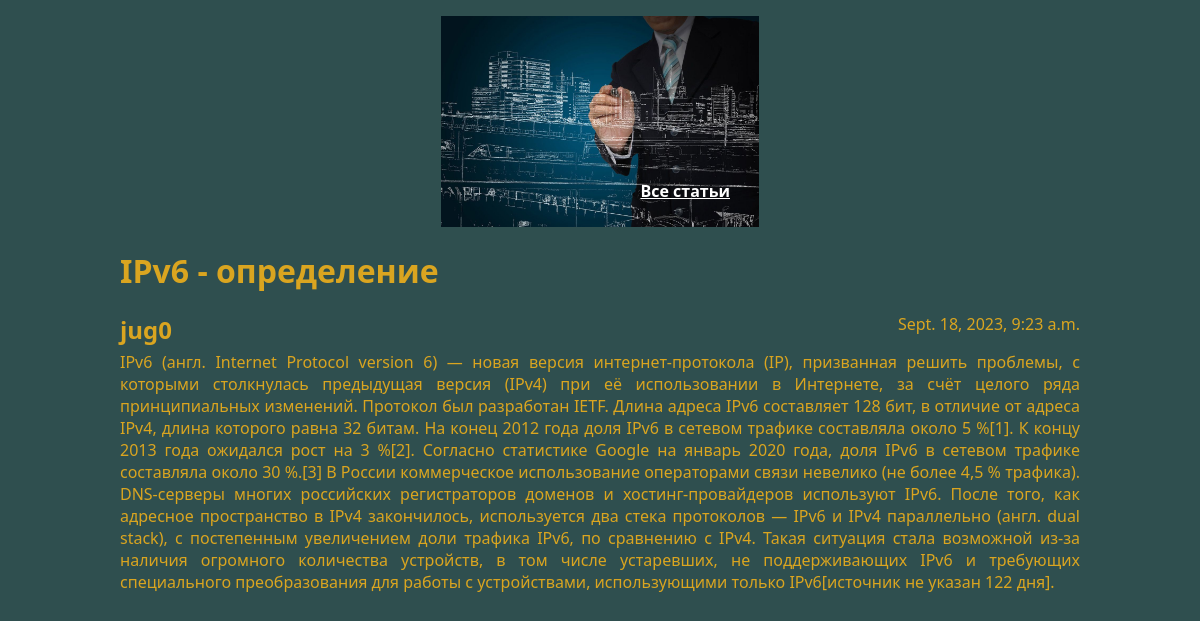
Page /article/3 on the committed database.
### articles/models.py (models this page shows, shortened)
class Article(models.Model):
    title = models.CharField(max_length=200)
    author = models.ForeignKey(User, on_delete=models.CASCADE)
    text = models.TextField()
    created_date = models.DateTimeField(auto_now_add=True)

### articles/views.py (the view)
# urls.py: path("article/<int:article_id>", get_article, name="article_detail"),
def get_article(request, article_id):
    try:
        post = Article.objects.get(id=article_id)
        return render(request, "article_detail.html", {"post": post})
    except Article.DoesNotExist:
        return Http404

### templates/article_detail.html (shortened to what this page needs)
{% load static %}
<!DOCTYPE html>
<html lang="en">
  <head>
    <link rel="stylesheet" href="{% static 'css/article_detail.css' %}">
  </head>
  <body>
    <div class="article">
        <div class="article-border">
            <p>
                <div class="article-header">
                    <img class="article-image" src="{% static "1.png" %}" alt="image">
                </div>
                <a class="link" href="{% url 'home' %}">Все статьи</a>
            </p>
        </div>
        <div class="post">
            <h1 class="post-title">{{ post.title }}</h1>
            <div class="article-info">
                <h2>
                    <div class="article-author">{{ post.author.username }}</div>
                </h2>
                <div class="article-created-date">{{ post.created_date }}</div>
                <p class="article-text">{{ post.text }}</p>
            </div>
        </div>
    </div>
  </body>
</html>

### static/css/article_detail.css (style rules this page uses)
body { background: #2F4F4F; font-family: system-ui, -apple-system, BlinkMacSystemFont, 'Segoe UI', Roboto, Oxygen, Ubuntu, Cantarell, 'Open Sans', 'Helvetica Neue', sans-serif; color: goldenrod; }
img { display: block; width: 318px; margin-left: auto; margin-right: auto; }
.article { width: 960px; margin-left: auto; margin-right: auto; }
.article-author { width: 50%; float: left; }
.article-created-date { text-align: right; }
.link { color: white; font-weight: bold; position: absolute; right: 470px; top: 180px; }
.article-border p { text-align: right; }
.article-text { width: 960px; text-align: justify; }

### rows in the picture
Article: title "IPv6 - определение", author.username "jug0", created_date "Sept. 18, 2023, 9:23 a.m.", text "IPv6 (англ. Internet Protocol version 6) — новая версия интернет-протокола (IP), призванная решить проблемы, с которыми столкнулась предыдущая версия (IPv4) при её использовании в Интернете, за счёт целого ряда принципиальных изменений. Протокол был разработан IETF. Длина адреса IPv6 составляет 128 бит, в отличие от адреса IPv4, длина которого равна 32 битам. На конец 2012 года доля IPv6 в сетевом трафике составляла около 5 %[1]. К концу 2013 года ожидался рост на 3 %[2]. Согласно статистике Google на январь 2020 года, доля IPv6 в сетевом трафике составляла около 30 %.[3] В России коммерческое использование операторами связи невелико (не более 4,5 % трафика). DNS-серверы многих российских…"
